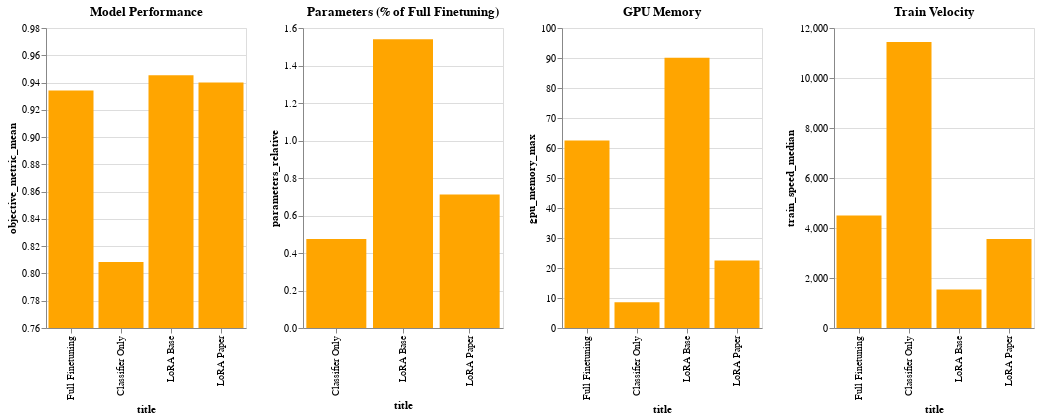

This figure's notebook cell:
### Code cell
graph_results()

### Figure 1 — Vega-Lite specification as saved in the notebook (floating-point values rounded to 4 significant figures)
{"config": {"view": {"continuousWidth": 300, "continuousHeight": 300}}, "hconcat": [{"data": {"name": "data-cdae2d38e5a6bd426847d23db3df0bbd"}, "mark": {"type": "bar", "color": "orange"}, "encoding": {"x": {"field": "title", "sort": null, "type": "nominal"}, "y": {"field": "objective_metric_mean", "scale": {"padding": 50, "zero": false}, "stack": null, "type": "quantitative"}}, "title": "Model Performance", "width": 200}, {"data": {"name": "data-899d5ffb39ee53ffdf004927f0745e6d"}, "mark": {"type": "bar", "color": "orange"}, "encoding": {"x": {"field": "title", "sort": null, "type": "nominal"}, "y": {"field": "parameters_relative", "scale": {"zero": false}, "type": "quantitative"}}, "title": "Parameters (% of Full Finetuning)", "width": 200}, {"data": {"name": "data-cdae2d38e5a6bd426847d23db3df0bbd"}, "mark": {"type": "bar", "color": "orange"}, "encoding": {"x": {"field": "title", "sort": null, "type": "nominal"}, "y": {"field": "gpu_memory_max", "scale": {"zero": false}, "type": "quantitative"}}, "title": "GPU Memory", "width": 200}, {"data": {"name": "data-cdae2d38e5a6bd426847d23db3df0bbd"}, "mark": {"type": "bar", "color": "orange"}, "encoding": {"x": {"field": "title", "sort": null, "type": "nominal"}, "y": {"field": "train_speed_median", "scale": {"zero": false}, "type": "quantitative"}}, "title": "Train Velocity", "width": 200}], "$schema": "https://vega.github.io/schema/vega-lite/v5.8.0.json", "datasets": {"data-cdae2d38e5a6bd426847d23db3df0bbd": [{"target_tuner_name": "capture-231031-1830", "title": "Full Finetuning", "objective_metric_mean": 0.9343, "objective_metric_std": 0.004027, "parameters_relative": 100.0, "train_speed_median": 4501.0, "gpu_memory_max": 62.47}, {"target_tuner_name": "capture-231031-1841", "title": "Classifier Only", "objective_metric_mean": 0.8085, "objective_metric_std": 0.02853, "parameters_relative": 0.475, "train_speed_median": 11440.0, "gpu_memory_max": 8.6}, {"target_tuner_name": "capture-231031-1850", "title": "LoRA Base", "objective_metric_mean": 0.9453, "objective_metric_std": 0.006521, "parameters_relative": 1.54, "train_speed_median": 1542.0, "gpu_memory_max": 90.05}, {"target_tuner_name": "capture-231031-1914", "title": "LoRA Paper", "objective_metric_mean": 0.94, "objective_metric_std": 0.007373, "parameters_relative": 0.7116, "train_speed_median": 3559.0, "gpu_memory_max": 22.47}], "data-899d5ffb39ee53ffdf004927f0745e6d": [{"target_tuner_name": "capture-231031-1841", "title": "Classifier Only", "objective_metric_mean": 0.8085, "objective_metric_std": 0.02853, "parameters_relative": 0.475, "train_speed_median": 11440.0, "gpu_memory_max": 8.6}, {"target_tuner_name": "capture-231031-1850", "title": "LoRA Base", "objective_metric_mean": 0.9453, "objective_metric_std": 0.006521, "parameters_relative": 1.54, "train_speed_median": 1542.0, "gpu_memory_max": 90.05}, {"target_tuner_name": "capture-231031-1914", "title": "LoRA Paper", "objective_metric_mean": 0.94, "objective_metric_std": 0.007373, "parameters_relative": 0.7116, "train_speed_median": 3559.0, "gpu_memory_max": 22.47}]}}
